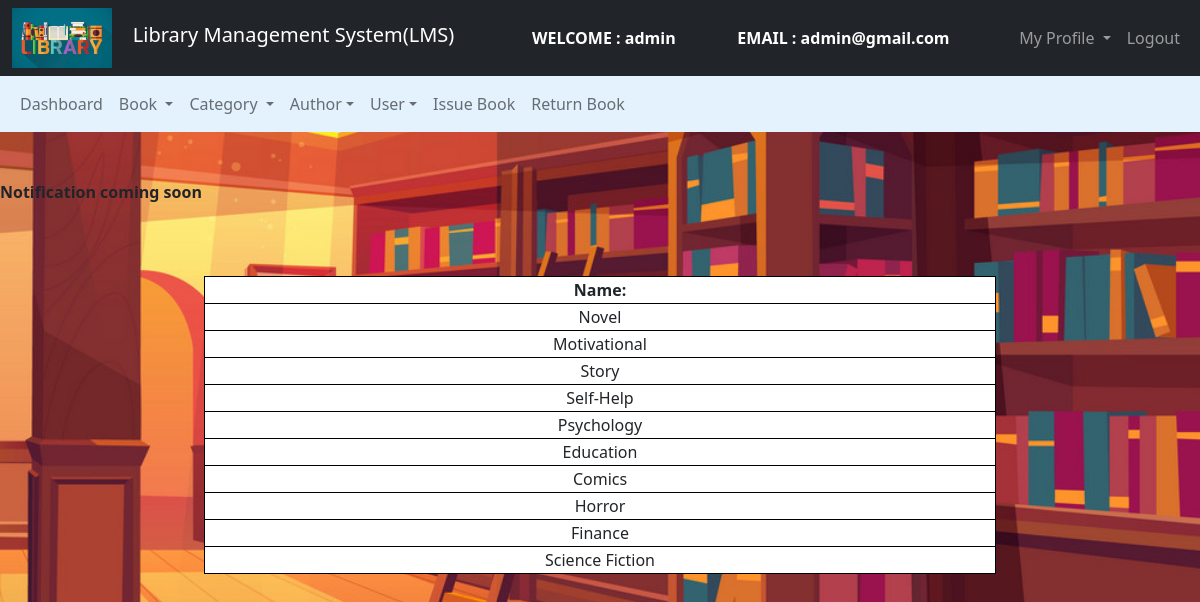
The page /Admin/Category/regcat.php (signed in) on the database its author committed.
### tables this page shows
CREATE TABLE `category` (
  `cat_id` int(11) NOT NULL,
  `cat_name` varchar(100) NOT NULL
);

### Admin/Category/regcat.php (the view, shortened to what this page needs)
<?php
$connection = mysqli_connect("localhost", "root", "");
$query = "select * from category";
?>
<!DOCTYPE html>
<head>
    <link href="https://cdn.jsdelivr.net/npm/bootstrap@5.0.0-beta2/dist/css/bootstrap.min.css" rel="stylesheet">
</head>
<body>
    <nav class="navbar navbar-expand-lg navbar-dark bg-dark">
        <div class="container-fluid">
            <div class="navbar-header">
                <img src="../images/abc1.jpeg" width="100" height="60"> &nbsp &nbsp
                <a class="navbar-brand" href="../admin_dashboard.php">Library Management System(LMS)</a>
            </div>
            <font style="color: white">
                <span>
                    <strong>
                        WELCOME : <?php echo $_SESSION['name']; ?></strong>
                </span>
            </font>
            <font style="color: white">
                <span>
                    <strong>
                        EMAIL : <?php echo $_SESSION['email']; ?></strong>
                </span>
            </font>
            <ul class="nav navbar-nav navbar-right">
                <li class="nav-item dropdown">
                    <a class="nav-link dropdown-toggle" data-toggle="dropdown">
                        My Profile
                    </a>
                </li>
                <li class="nav-item"><a class="nav-link" href="../../logout.php">
                        Logout
                    </a></li>
            </ul>
        </div>
    </nav>
    <nav class="navbar navbar-expand-lg navbar-light" style="background-color: #e3f2fd">
        <div class="container-fluid">
            <ul class="nav navbar-nav navbar-center">
                <li class="nav-item">
                    <a href="../admin_dashboard.php" class="nav-link">
                        Dashboard
                    </a>
                </li>
                <li class="nav-item dropdown ">
                    <a class="nav-link dropdown-toggle" data-toggle="dropdown"> Book
                    </a>
                </li>
                <li class="nav-item dropdown ">
                    <a class="nav-link dropdown-toggle" data-toggle="dropdown"> Category </a>
                </li>
                <li class="nav-item dropdown ">
                    <a class="nav-link dropdown-toggle" data-toggle="dropdown"> Author</a>
                </li>
                <li class="nav-item dropdown ">
                    <a class="nav-link dropdown-toggle" data-toggle="dropdown"> User</a>
                </li>
                <li class="nav-item">
                    <a href="../Book/issue_book.php" class="nav-link">
                        Issue Book</a>
                </li>
                <li class="nav-item">
                    <a href="../Book/return_book.php" class="nav-link">
                        Return Book</a>
                </li>
            </ul>
        </div>
    </nav>
    <br><br>
    <?php include '../../header.php'; ?><br><br>
    <div class="row">
        <div class="col-md-2"></div>
        <div class="col-md-8">
            <form>
                <table class="table-bordered" width="900px" style="text-align:center">
                    <tr>
                        <th>Name:</th>
                    </tr>
                    <?php
                    $query_run = mysqli_query($connection, $query);
                    while ($row = mysqli_fetch_assoc($query_run)) {
                        $cat_name = $row['cat_name'];
                    ?>
                        <tr>
                            <td><?php echo $cat_name; ?></td>
                        </tr>
                    <?php
                    }
                    ?>
                </table>
            </form>
        </div>
        <div class="col-md-2"></div>
    </div>
</body>
</html>

### Admin/Category/regcat.php (style rules this page uses)
body { background-image: url("../images/xyz3.jpg"); background-repeat: no-repeat; background-size: cover; background-color: #cccccc; }
table { width: 100%; border: #000000; background-color: white; }
.col-md-8 { overflow-x: auto; height: 400px; }

### rows shown on the page
category: cat_name "Novel"
category: cat_name "Motivational"
category: cat_name "Story"
category: cat_name "Self-Help"
category: cat_name "Psychology"
category: cat_name "Education"
category: cat_name "Comics"
category: cat_name "Horror"
category: cat_name "Finance"
category: cat_name "Science Fiction"

### other values the page prints
$_SESSION['name'] "admin"
$_SESSION['email'] "admin@gmail.com"
